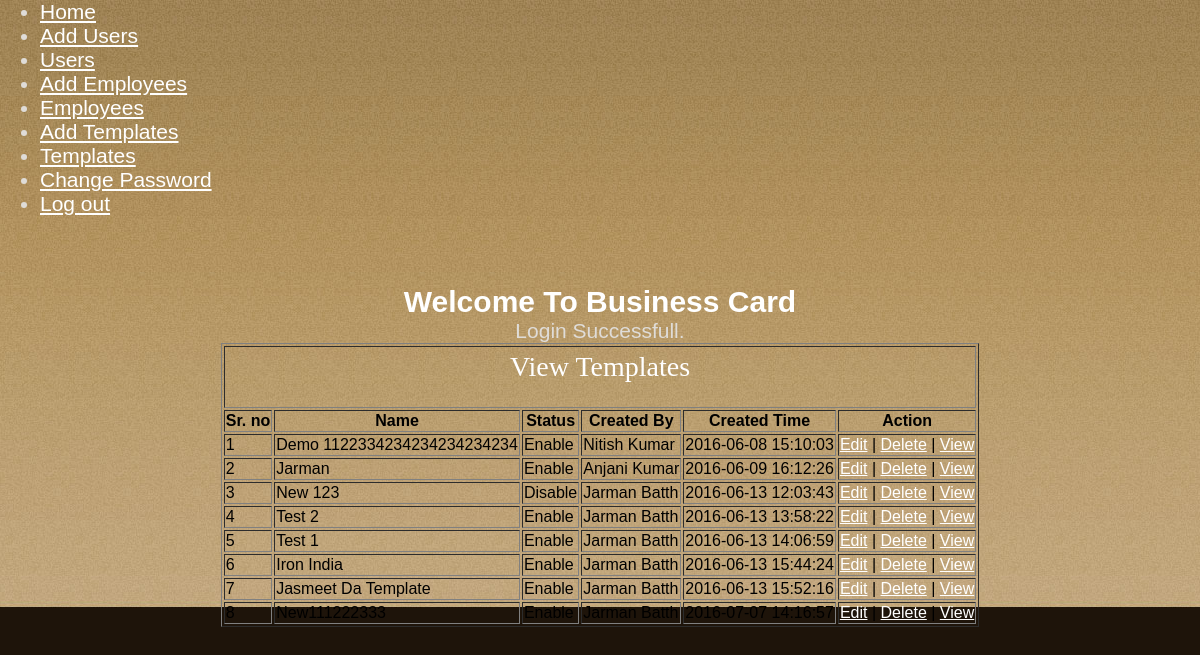
The page /templates.php (signed in) on the database its author committed.
### tables this page shows
CREATE TABLE IF NOT EXISTS `Templates` (
  `id` int(10) unsigned NOT NULL AUTO_INCREMENT,
  `template_name` varchar(255) NOT NULL,
  `design` blob NOT NULL,
  `status` tinyint(2) NOT NULL,
  `created_by` int(10) NOT NULL,
  `created` datetime NOT NULL,
  PRIMARY KEY (`id`)
);

CREATE TABLE IF NOT EXISTS `users` (
  `id` int(10) unsigned NOT NULL AUTO_INCREMENT,
  `name` varchar(200) NOT NULL,
  `email` varchar(200) NOT NULL,
  `password` varchar(200) NOT NULL,
  `status` tinyint(4) NOT NULL,
  PRIMARY KEY (`id`)
);

### src/connection.php (called while the page is built, shortened)
<?php
class database {
    public $con;
    public function __construct() {
        $this->con = mysqli_connect("localhost", "root", 'root', "cardprint") or die("could not connect to server");
    }
    public function fetchData($table_name, $field = '*', $condition = '', $limit = '') {
        $query = "select " . $field . " from " . $table_name;
        if ($condition) {
            $query .= ' where ' . $condition;
        }
        $result = mysqli_query($this->con, $query) or die('error in query');
        $returnData = array();
        while ($row = mysqli_fetch_assoc($result)) {
            $returnData[] = $row;
        }
        return $returnData;
    }
}
?>

### src/TemplateClass.php (called while the page is built, shortened)
<?php
class TemplateClass extends database {
    public function listingTemplates($conditions = null, $fields = null, $limit = null) {
        return $this->fetchData('Templates');
    }
}
?>

### src/UserClass.php (called while the page is built, shortened)
<?php
class UserClass extends database {
    public function getUserDataById($user_id) {
        $conditions = 'id = ' . $user_id;
        return $this->fetchData('users', '*', $conditions)[0];
    }
}
?>

### src/templates.php (the view, shortened to what this page needs)
<?php
include 'header.php';
include 'TemplateClass.php';
include 'UserClass.php';
?>
<center><br/><br/>
<h1>Welcome To Business Card</h1>
    <?php
    $Template = new TemplateClass();
    $templates = $Template->listingTemplates();
    $User = new UserClass();
    ?>
<?php
if (isset($_SESSION['flash']) && !empty($_SESSION['flash'])) {
    echo '<div class="flash-message"><span class="' . $_SESSION['flash']['type'] . '">' . $_SESSION['flash']['message'] . '</span></div>';
}
?>
        <table border='1'>
        <tr>
            <th colspan='6'><h2 style="text-align: center">View Templates</h2></th>
        </tr>
        <tr style='color:#000;'>
            <th>Sr. no</th>
            <th>Name</th>
            <th>Status</th>
            <th>Created By</th>
            <th>Created Time</th>
            <th>Action</th>
        </tr>
        <?php
        $count = 1;
        foreach ($templates as $template) {
            ?>
            <tr style='color:#000;'>
                <td><?php echo $count; ?></td>
                <td><?php echo $template['template_name']; ?></td>
                <td><?php if($template['status']==1){
                    echo 'Enable';
                }  else {
                    echo 'Disable';
                }; ?></td>
                <td><?php $userId = $template['created_by'];
                 $userData = $User->getUserDataById($userId);
                 echo $userData['name']?></td>
                <td><?= $template['created']; ?></td>
                <td> <div class='header'>
                    <?php echo "<a href='edit_template.php?q=" . $template['id'] . "'>Edit</a>  |  <a href='delete_template.php?q=" . $template['id'] . "'>Delete</a> | "
                            . "<a href='view_template.php?q=" . $template['id'] . "'>View</a>" ?></div></td>
            </tr>
            <?php
            $count++;
        }
        ?>
    </table>
    </center>
<?php include 'footer.php';?>

### src/templatemo_style.css (style rules this page uses)
body { margin: 0; padding: 0; font-family: Arial, Helvetica, sans-serif; font-size: 21px; color: #dfdcd8; background: #1e1409 url(images/templatemo_body_top.jpg) repeat-x top; }
a:link, a:visited { color: #ffffff; text-decoration: underline; font-weight: normal; }
h1 { margin: 0px; padding: 0px;; font-size: 30px; font-weight: bold; color: #ffffff; }
h2 { font-family: Georgia, "Times New Roman", Times, serif; margin: 0 0 20px 0; padding: 3px 0; font-size: 28px; font-weight: normal; color: #ffffff; }

### rows shown on the page
templates: template_name "Demo 1122334234234234234234", status "Enable", users.name "Nitish Kumar", created "2016-06-08 15:10:03"
templates: template_name "Jarman", status "Enable", users.name "Anjani Kumar", created "2016-06-09 16:12:26"
templates: template_name "New 123", status "Disable", users.name "Jarman Batth", created "2016-06-13 12:03:43"
templates: template_name "Test 2", status "Enable", users.name "Jarman Batth", created "2016-06-13 13:58:22"
templates: template_name "Test 1", status "Enable", users.name "Jarman Batth", created "2016-06-13 14:06:59"
templates: template_name "Iron India", status "Enable", users.name "Jarman Batth", created "2016-06-13 15:44:24"
templates: template_name "Jasmeet Da Template", status "Enable", users.name "Jarman Batth", created "2016-06-13 15:52:16"
templates: template_name "New111222333", status "Enable", users.name "Jarman Batth", created "2016-07-07 14:16:57"

### other values the page prints
$_SESSION['flash']['message'] "Login Successfull."
